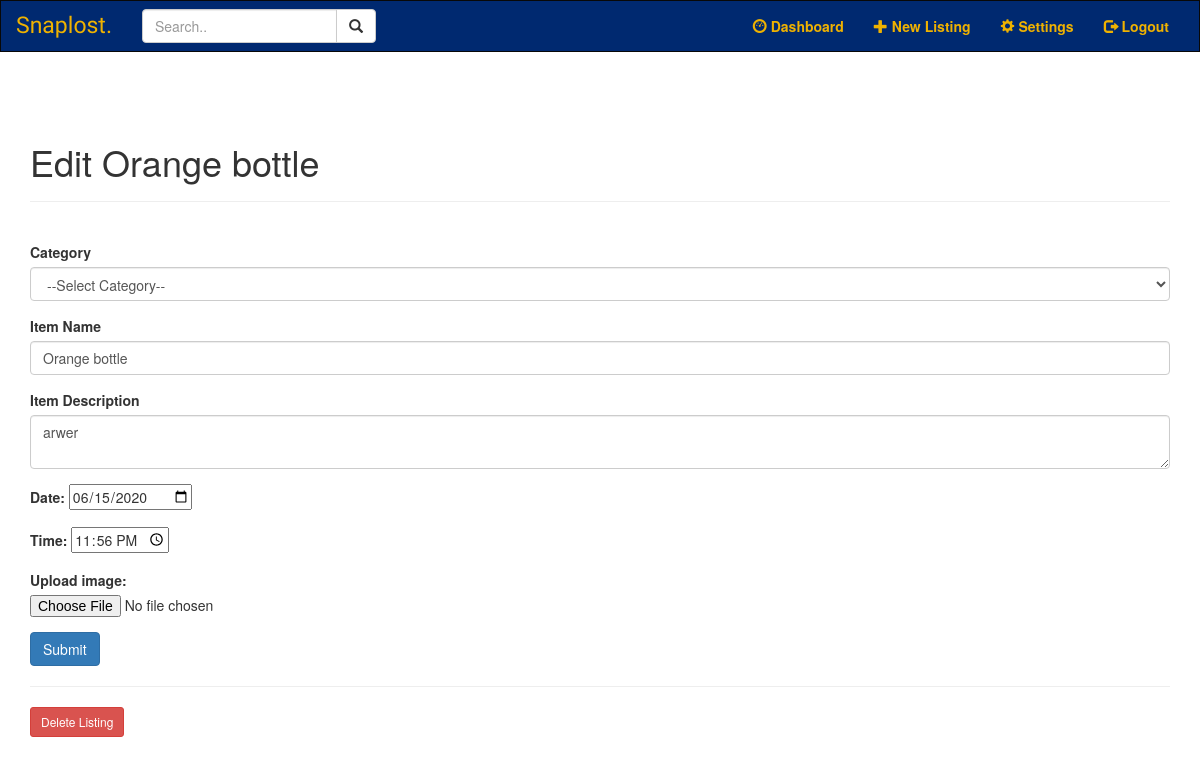
Page /1/edit (signed in) on the earlier database version.
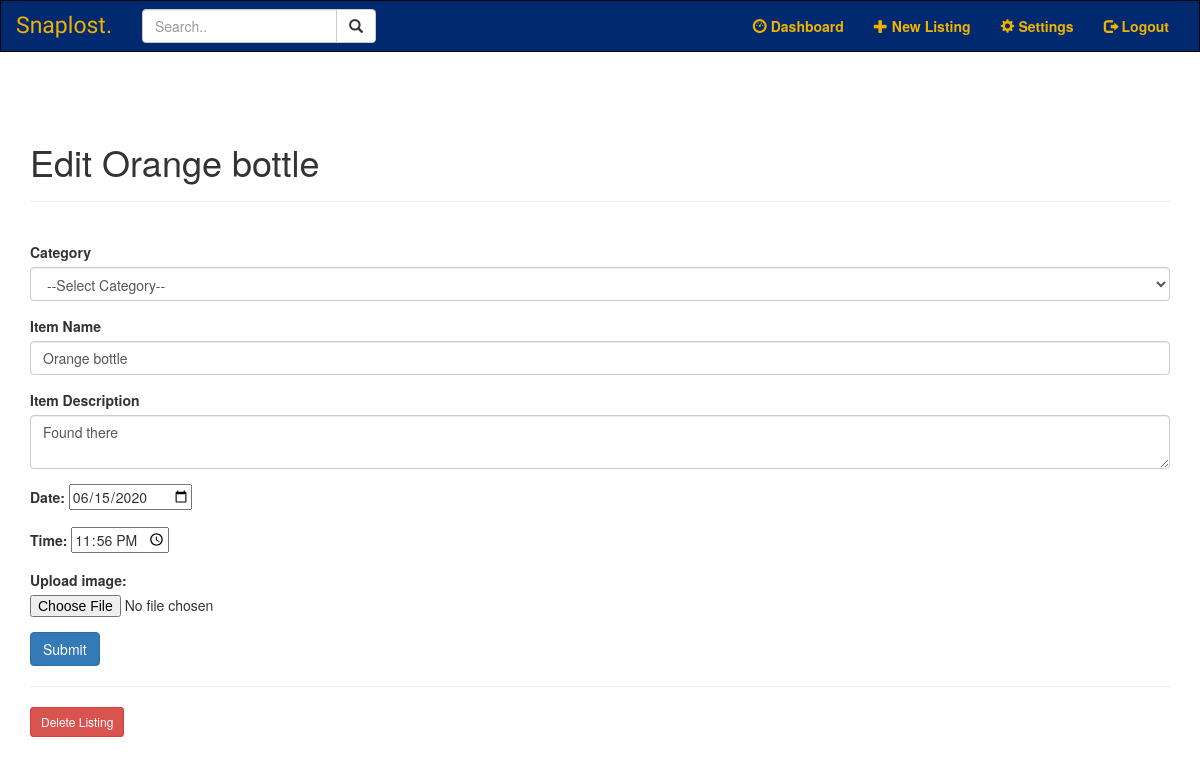
Same page on the later database version.
### models.py (models this page shows)
class Item(UserMixin, db.Model):
    __tablename__ = "item"
    __table_args__ = {'extend_existing': True}
    id = db.Column(db.Integer, primary_key=True)
    category = db.Column(db.String(100), nullable=False)
    item = db.Column(db.String(100), nullable=False)
    description = db.Column(db.String(1000), nullable=False)
    occurdate = db.Column(db.Date)
    time = db.Column(db.Time)
    user_id = db.Column(db.Integer, db.ForeignKey('user.id'))

### item.py (the view)
@item.route('/<int:item_id>/edit', methods=('GET','POST'))
@login_required
def edit(item_id):
    item = Item.query.filter_by(id=item_id).first()
    user = User.query.get(current_user.id)
    if request.method == 'POST':
        category = request.form.get('category')
        name = request.form['item']
        description = request.form['description']
        occurdate = request.form['occurdate']
        takentime = request.form['time']
        if not category:
            flash('Category of the listing is required!', 'warning')
            return render_template('edit.html', item=item)
        if not name:
            flash('Item name is required!', 'warning')
            return render_template('edit.html', item=item)
        if not description:
            flash('Item description is required!', 'warning')
            return render_template('edit.html', item=item)
        if not occurdate:
            flash('Date is required!', 'warning')
            return render_template('edit.html', item=item)
        if not takentime:
            flash('Time is required!'), 'warning'
            return render_template('edit.html', item=item)
        else:
            conDate = datetime.strptime(occurdate, '%Y-%m-%d')
            conTime = datetime.strptime(takentime, "%H:%M:%S").time()
            updated = Item.query.get(item_id)
            if (category != updated.category):
                updated.category = category
            if (name != updated.item):
                updated.item = name
            if (description != updated.description):
                updated.description = description
            if (conDate != updated.occurdate):
                updated.occurdate = conDate
            if (conTime != updated.time):
                updated.time = conTime
            db.session.commit()
            flash('"{}" is successfully edited!'.format(name), 'info')
            return redirect(url_for('main.home'))
    else:
        return render_template('edit.html', item=item)

### __init__.py (called while the page is built)
def create_app():
    app = Flask(__name__)
    app.config['SQLALCHEMY_TRACK_MODIFICATIONS'] = False
    app.config['SECRET_KEY'] = os.urandom(24)
    app.config['SQLALCHEMY_DATABASE_URI'] = 'sqlite:///db.sqlite'
    db.init_app(app)
    login_manager = LoginManager()
    login_manager.login_view = 'auth.login'
    login_manager.login_message_category = 'danger'
    login_manager.init_app(app)
    from .models import User
    @login_manager.user_loader # A user loader tells Flask-Login how to find a specifc user from the ID
    def load_user(user_id):
        return User.query.get(int(user_id))
    from .auth import auth as auth_blueprint
    app.register_blueprint(auth_blueprint)
    from .main import main as main_blueprint
    app.register_blueprint(main_blueprint)
    from .item import item as item_blueprint
    app.register_blueprint(item_blueprint)
    return app

### templates/edit.html (shortened to what this page needs)
{% extends 'base.html' %}
{% block content %}
<div class='page-header'>
<h1> {% block title %} Edit {{ item['item'] }} {% endblock %} </h1>
</div>
<br>
<form method='post'>
    <div class="form-group">
        <label for="category"> Category </label>
        <select class="form-control" id="category" name="category">
            <option value="" selected disabled hidden>--Select Category--</option>
        </select>
    </div>
    <div class="form-group">
        <label for="item"> Item Name </label>
        <input type="text" name="item"
               placeholder="Name the item" class="form-control"
               value="{{ request.form['item'] or item['item'] }}"> </input>
    </div>
    <div class="form-group">
        <div class="form-group">
            <label for="description">Item Description</label>
            <textarea name="description" placeholder="Description"
                                     class="form-control">{{ request.form['content'] or item['description'] }}</textarea>
    </div>
    <div class="form-group">
        <label for="occurdate"> Date: </label>
        <input type="date" id ="occurdate" name="occurdate" value="{{ request.form['occurdate'] or item['occurdate'] }}">
    </div>
    <div class="form-group">
        <label for="time"> Time: </label>
        <input type="time" id="time" name="time" value="{{ request.form['time'] or item['time'] }}">
    </div>
    <div class="form-group" action="/action_page.php">
        <label for="photo">Upload image: </label>
        <input type="file" id="photo" name="photo" accept="image/*" value="{{ request.form['photo'] or item['photo'] }}">
    </div>
    <div class="form-group">
        <button type="submit" class="btn btn-primary">Submit</button>
    </div>
</form>
<hr>
<form action="{{ url_for('item.delete', item_id=item['id']) }}" method="POST">
    <input type="submit" value="Delete Listing"
                         class="btn btn-danger btn-sm"
                         onclick="return confirm('Are you sure you want to delete this post?')">
</form>
{% endblock %}

Differences in the rows shown:
changed Item "Orange bottle": description "arwer" → "Found there"
